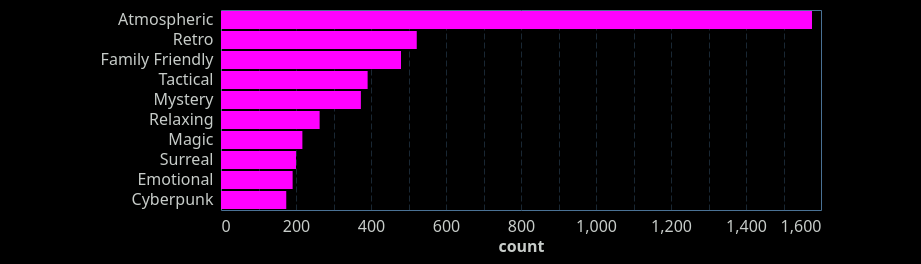

The Vega-Lite source for this figure:
### Vega-Lite specification from a JSON file in a GitHub repository (floating-point values rounded to 4 significant figures; data arrays with more than 128 entries replaced by an {"elided": "..."} marker saying what was removed)
{"config": {"view": {"continuousWidth": 400, "continuousHeight": 300, "stroke": "#4A7295", "strokeWidth": 1}, "background": "#000000", "mark": {"color": "#ff00ff"}, "arc": {"fill": "#ff00ff"}, "area": {"fill": "#ff00ff", "line": true, "fillOpacity": 0.1}, "line": {"stroke": "#ff00ff", "strokeWidth": 2}, "path": {"stroke": "#ff00ff"}, "rect": {"fill": "#ff00ff"}, "shape": {"stroke": "#ff00ff"}, "symbol": {"fill": "#ff00ff"}, "title": {"color": "#C7CCC9", "anchor": "start", "dy": -15, "fontSize": 16, "font": "IBM Plex Sans,system-ui,-apple-system,BlinkMacSystemFont,\".sfnstext-regular\",sans-serif", "fontWeight": 600}, "axisBand": {"grid": false}, "axis": {"labelColor": "#C7CCC9", "labelFontSize": 16, "labelFont": "IBM Plex Sans Condensed, system-ui, -apple-system, BlinkMacSystemFont, \".SFNSText-Regular\", sans-serif", "labelFontWeight": 400, "titleColor": "#C7CCC9", "titleFontWeight": 600, "titleFontSize": 16, "grid": true, "gridColor": "#4A7295", "labelAngle": 0, "domainColor": null, "tickColor": null, "labelPadding": 2, "tickSize": 6, "tickWidth": 0.5, "gridOpacity": 1, "gridZ": 1}, "axisX": {"gridDash": [6, 3], "gridWidth": 0.35, "gridColor": "#4A7295", "labelAngle": 0}, "axisY": {"gridDash": [6, 3], "gridWidth": 0.35, "gridColor": "#4A7295"}, "layer": {"grid": 1, "mark": 0}, "legend": {"labelFontSize": 11, "padding": 1, "symbolType": "square", "labelColor": "#C7CCC9", "titleColor": "#C7CCC9"}, "style": {"guide-label": {"font": "IBM Plex Sans,system-ui,-apple-system,BlinkMacSystemFont,\".sfnstext-regular\",sans-serif", "fill": "#C7CCC9", "fontWeight": 400}, "guide-title": {"font": "IBM Plex Sans,system-ui,-apple-system,BlinkMacSystemFont,\".sfnstext-regular\",sans-serif", "fill": "#C7CCC9", "fontWeight": 400}}, "range": {"category": ["#0000FF", "#FF6600FF", "#44E602", "#ff00ff", "#FFFF00", "#9900CC", "#33CCFF", "#f77976ff", "#CC66FF"]}}, "data": {"name": "data-73a4e0907ac6752cb496a1db45b2e1f8"}, "mark": {"type": "bar"}, "encoding": {"tooltip": [{"field": "tags", "type": "nominal"}, {"field": "count", "type": "quantitative"}], "x": {"field": "count", "title": "count", "type": "quantitative"}, "y": {"field": "tags", "sort": "-x", "title": "", "type": "nominal"}}, "padding": {"left": 100, "top": 10, "right": 100, "bottom": 10}, "params": [{"name": "CategorySelector", "bind": {"input": "select", "options": ["Themes & Moods", "Top-Level Genres", "Visuals & Viewpoint", "Genres", "Sub-Genres", "Players", "Story", "Level Design"], "name": "Tag Type: "}, "value": "Themes & Moods"}], "transform": [{"filter": "(datum.category === CategorySelector)"}, {"window": [{"op": "rank", "field": "count", "as": "rank"}], "groupby": ["category"], "sort": [{"field": "count", "order": "descending"}]}, {"filter": "(datum.rank <= 10)"}], "width": 600, "$schema": "https://vega.github.io/schema/vega-lite/v5.20.1.json", "datasets": {"data-73a4e0907ac6752cb496a1db45b2e1f8": {"elided": "431 records"}}}
